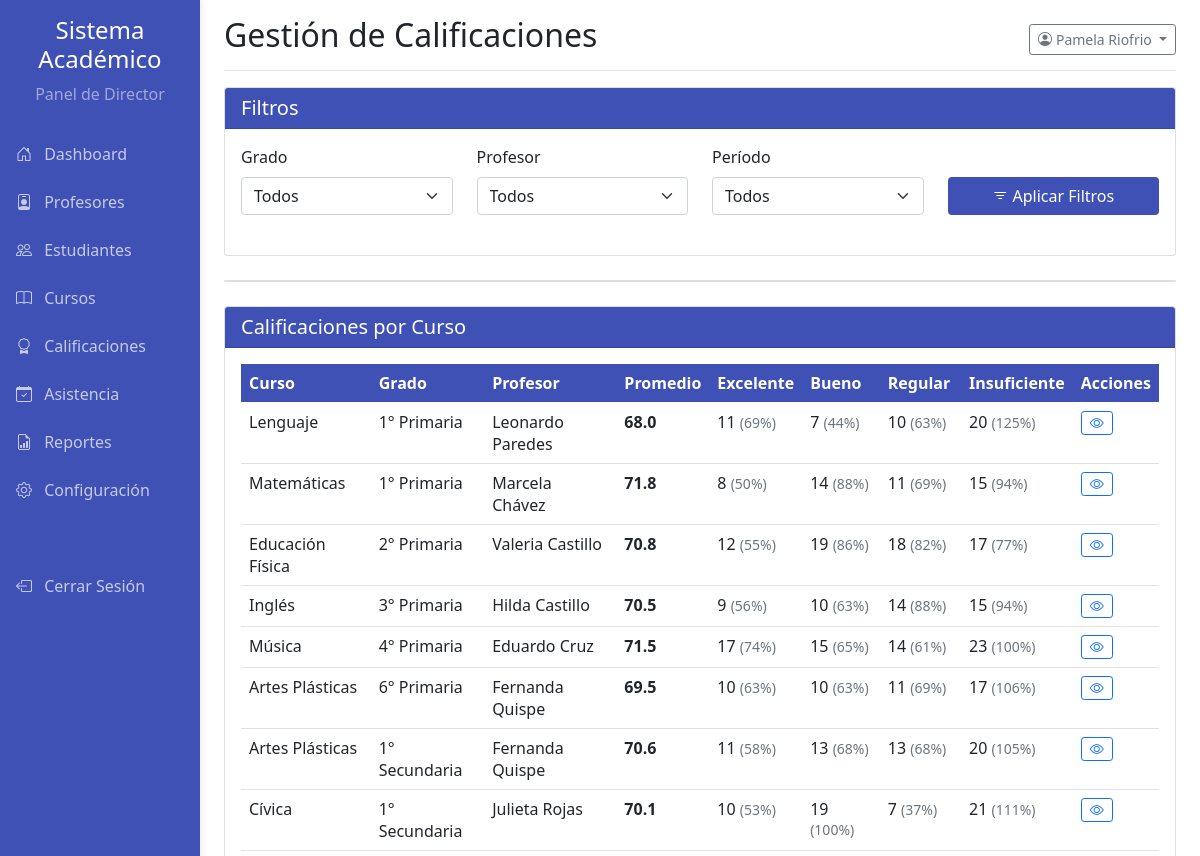
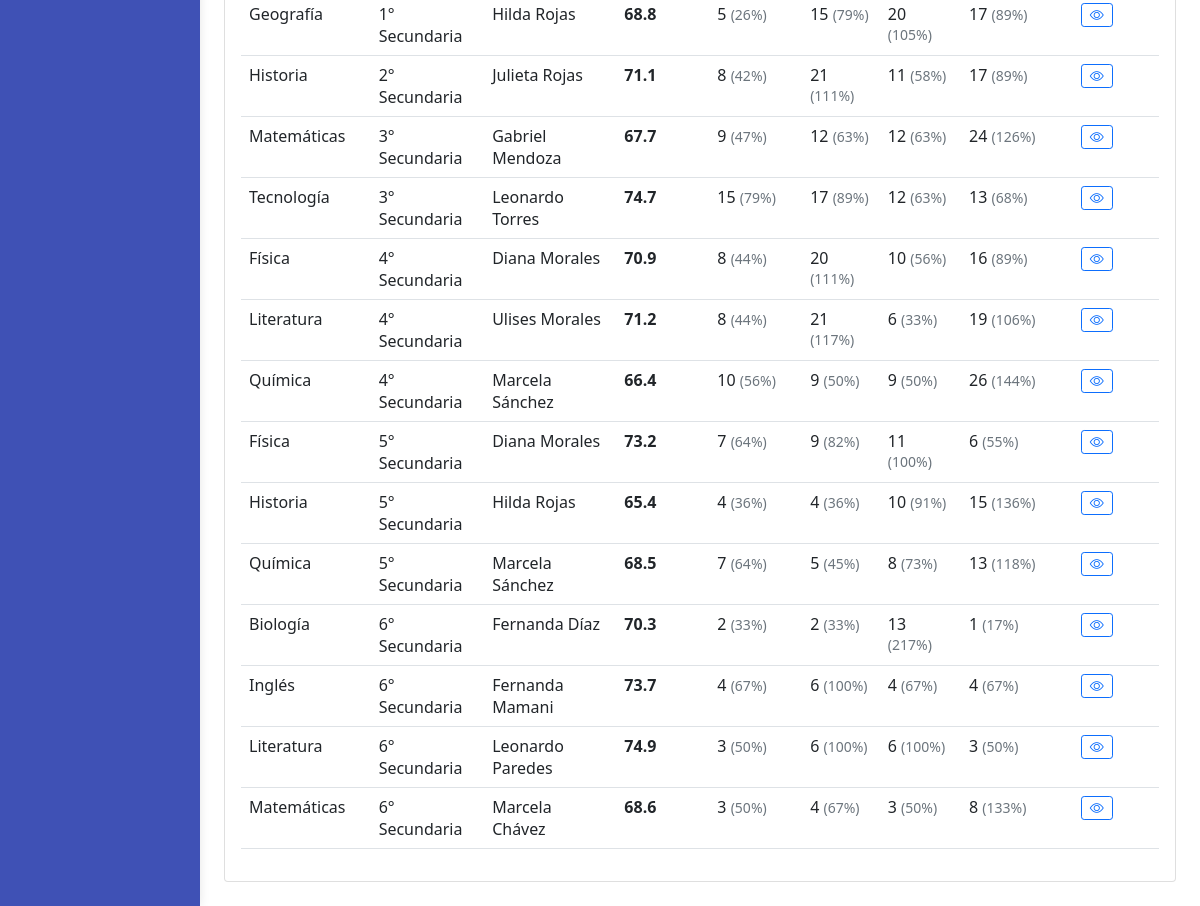
Page /pages/director_calificaciones.php (signed in) on the committed database (2 pictures, top to bottom).
### tables this page shows
CREATE TABLE `usuarios` (
  `id` int(11) NOT NULL,
  `nombre` varchar(100) NOT NULL,
  `apellido` varchar(100) NOT NULL,
  `email` varchar(150) NOT NULL,
  `password` varchar(255) NOT NULL,
  `role_id` int(11) NOT NULL,
  `fecha_creacion` datetime NOT NULL DEFAULT current_timestamp()
);

CREATE TABLE `cursos` (
  `id` int(11) NOT NULL,
  `codigo` varchar(50) NOT NULL,
  `nombre` varchar(150) NOT NULL,
  `grado_id` int(11) NOT NULL,
  `seccion` char(1) NOT NULL,
  `profesor_id` int(11) NOT NULL,
  `materia_id` int(11) NOT NULL,
  `capacidad` int(11) NOT NULL,
  `creditos` int(11) NOT NULL,
  `descripcion` text DEFAULT NULL,
  `fecha_inicio` date DEFAULT NULL,
  `fecha_fin` date DEFAULT NULL,
  `estatus` enum('Activo','Inactivo','Pendiente') NOT NULL DEFAULT 'Activo'
);

CREATE TABLE `materias` (
  `id` int(11) NOT NULL,
  `nombre` varchar(100) NOT NULL
);

CREATE TABLE `grados` (
  `id` int(11) NOT NULL,
  `nombre` varchar(50) NOT NULL,
  `nivel` enum('Primaria','Secundaria') NOT NULL
);

### pages/director_calificaciones.php (the view, shortened to what this page needs)
<?php
require_once '../config.php';
$nombre = '';
$apellido = '';
$resumen_cursos = [];
$stmt_director = $mysqli->prepare("SELECT nombre, apellido FROM usuarios WHERE id = ?");
$stmt_director->bind_param('i', $_SESSION['user_id']);
$stmt_director->execute();
$stmt_director->bind_result($nombre, $apellido);
$where_clauses = [];
$where_sql = count($where_clauses) > 0 ? " WHERE " . implode(" AND ", $where_clauses) : "";
if(!empty($where_sql)){
    $where_sql .= " AND c.estatus = 'Activo'";
} else {
    $where_sql = " WHERE c.estatus = 'Activo'";
}
$sql_resumen_cursos = "
    SELECT
        c.id as curso_id,
        m.nombre AS nombre_curso,
        g.nombre AS nombre_grado,
        CONCAT(u_prof.nombre, ' ', u_prof.apellido) AS nombre_profesor,
        AVG(cal.calificacion) AS promedio,
        SUM(CASE WHEN cal.calificacion >= 90 THEN 1 ELSE 0 END) as excelente_count,
        SUM(CASE WHEN cal.calificacion >= 75 AND calificacion < 90 THEN 1 ELSE 0 END) as bueno_count,
        SUM(CASE WHEN cal.calificacion >= 60 AND calificacion < 75 THEN 1 ELSE 0 END) as regular_count,
        SUM(CASE WHEN cal.calificacion < 60 THEN 1 ELSE 0 END) as insuficiente_count,
        (SELECT COUNT(DISTINCT matricula_id) FROM calificaciones ca JOIN evaluaciones ev ON ca.evaluacion_id = ev.id WHERE ev.curso_id = c.id) as total_estudiantes
    FROM cursos c
    LEFT JOIN grados g ON c.grado_id = g.id
    LEFT JOIN materias m ON c.materia_id = m.id
    LEFT JOIN profesores p ON c.profesor_id = p.id
    LEFT JOIN usuarios u_prof ON p.usuario_id = u_prof.id
    LEFT JOIN evaluaciones ev ON c.id = ev.curso_id
    LEFT JOIN calificaciones cal ON ev.id = cal.evaluacion_id
    $where_sql  -- <<< AQUÍ SE APLICAN LOS FILTROS
    GROUP BY c.id
    ORDER BY g.id, m.nombre
";
$stmt_resumen = $mysqli->prepare($sql_resumen_cursos);
$stmt_resumen->execute();
$result = $stmt_resumen->get_result();
while($row = $result->fetch_assoc()) {
    $resumen_cursos[] = $row;
}
include __DIR__ . '/side_bar_director.php';
?>
<!DOCTYPE html>
<html lang="es">
<head>
    <link href="../css/bootstrap.min.css" rel="stylesheet">
    <link href="../css/academic.css" rel="stylesheet" type="text/css">
    <link rel="stylesheet" href="https://cdn.jsdelivr.net/npm/bootstrap-icons@1.8.1/font/bootstrap-icons.css">
</head>
<body>
    <div class="container-fluid">
        <div class="row">
            <div class="col-md-9 ms-sm-auto col-lg-10 px-md-4">
                <div class="d-flex justify-content-between flex-wrap flex-md-nowrap align-items-center pt-3 pb-2 mb-3 border-bottom">
                    <h1 class="h2">Gestión de Calificaciones</h1>
                    <div class="btn-toolbar mb-2 mb-md-0">
                        <div class="dropdown">
                            <button class="btn btn-sm btn-outline-secondary dropdown-toggle" type="button" data-bs-toggle="dropdown">
                                <i class="bi bi-person-circle me-1"></i><?php echo htmlspecialchars($nombre . ' ' . $apellido); ?>
                            </button>
                        </div>
                    </div>
                </div>
                <div class="card mb-4">
                    <div class="card-header card-header-academic"><h5 class="mb-0 text-white">Filtros</h5></div>
                    <div class="card-body">
                        <form method="GET" action="">
                            <div class="row align-items-end">
                                <div class="col-md-3 mb-2">
                                    <label for="gradeFilter" class="form-label">Grado</label>
                                    <select class="form-select" name="grado">
                                        <option value="">Todos</option>
                                    </select>
                                </div>
                                <div class="col-md-3 mb-2">
                                    <label for="teacherFilter" class="form-label">Profesor</label>
                                    <select class="form-select" name="profesor">
                                        <option value="">Todos</option>
                                    </select>
                                </div>
                                <div class="col-md-3 mb-2">
                                    <label for="periodFilter" class="form-label">Período</label>
                                    <select class="form-select" name="periodo">
                                        <option value="">Todos</option>
                                    </select>
                                </div>
                                <div class="col-md-3 mb-2">
                                    <button type="submit" class="btn btn-academic w-100"><i class="bi bi-filter"></i> Aplicar Filtros</button>
                                </div>
                            </div>
                        </form>
                    </div>
                </div>
                <div class="card mb-4">
                </div>
                <div class="card mb-4">
                    <div class="card-header card-header-academic"><h5 class="mb-0 text-white">Calificaciones por Curso</h5></div>
                    <div class="card-body"><div class="table-responsive">
                        <table class="table table-hover">
                            <thead class="table-academic">
                                <tr><th>Curso</th><th>Grado</th><th>Profesor</th><th>Promedio</th><th>Excelente</th><th>Bueno</th><th>Regular</th><th>Insuficiente</th><th>Acciones</th></tr>
                            </thead>
                            <tbody>
                                <?php if(empty($resumen_cursos)): ?>
                                    <tr><td colspan="9" class="text-center">No se encontraron cursos con los filtros aplicados.</td></tr>
                                <?php else: ?>
                                    <?php foreach($resumen_cursos as $resumen): ?>
                                    <tr>
                                        <td><?php echo htmlspecialchars($resumen['nombre_curso']); ?></td>
                                        <td><?php echo htmlspecialchars($resumen['nombre_grado']); ?></td>
                                        <td><?php echo htmlspecialchars($resumen['nombre_profesor']); ?></td>
                                        <td><strong><?php echo number_format($resumen['promedio'], 1); ?></strong></td>
                                        <td><?php echo $resumen['excelente_count']; ?> <small class="text-muted">(<?php echo ($resumen['total_estudiantes'] > 0) ? round($resumen['excelente_count'] / $resumen['total_estudiantes'] * 100) : 0; ?>%)</small></td>
                                        <td><?php echo $resumen['bueno_count']; ?> <small class="text-muted">(<?php echo ($resumen['total_estudiantes'] > 0) ? round($resumen['bueno_count'] / $resumen['total_estudiantes'] * 100) : 0; ?>%)</small></td>
                                        <td><?php echo $resumen['regular_count']; ?> <small class="text-muted">(<?php echo ($resumen['total_estudiantes'] > 0) ? round($resumen['regular_count'] / $resumen['total_estudiantes'] * 100) : 0; ?>%)</small></td>
                                        <td><?php echo $resumen['insuficiente_count']; ?> <small class="text-muted">(<?php echo ($resumen['total_estudiantes'] > 0) ? round($resumen['insuficiente_count'] / $resumen['total_estudiantes'] * 100) : 0; ?>%)</small></td>
                                        <td><button class="btn btn-sm btn-outline-primary" data-bs-toggle="modal" data-bs-target="#courseDetailModal"><i class="bi bi-eye"></i></button></td>
                                    </tr>
                                    <?php endforeach; ?>
                                <?php endif; ?>
                            </tbody>
                        </table>
                    </div></div>
                </div>
            </div>
        </div>
    </div>
</body>
</html>

### css/academic.css (style rules this page uses)
:root { --academic-primary: #3f51b5; --academic-secondary: #ff4081; --academic-success: #4caf50; --academic-info: #2196f3; --academic-warning: #ff9800; --academic-danger: #f44336; --academic-light: #f5f5f5; --academic-dark: #212121; }
.card-header-academic { background-color: var(--academic-primary); color: white; }
.btn-academic { background-color: var(--academic-primary); color: white; }
.table-academic { background-color: var(--academic-primary); color: white; }

### rows in the picture
usuarios: nombre+apellido "Pamela Riofrio"
cursos: materia.nombre "Lenguaje", grado.nombre "1° Primaria", nombre_profesor "Leonardo Paredes", promedio "68.0", excelente_count "11", total_estudiantes "69", bueno_count "7", total_estudiantes "44", regular_count "10", total_estudiantes "63", insuficiente_count "20", total_estudiantes "125"
cursos: materia.nombre "Matemáticas", grado.nombre "1° Primaria", nombre_profesor "Marcela Chávez", promedio "71.8", excelente_count "8", total_estudiantes "50", bueno_count "14", total_estudiantes "88", regular_count "11", total_estudiantes "69", insuficiente_count "15", total_estudiantes "94"
cursos: materia.nombre "Educación Física", grado.nombre "2° Primaria", nombre_profesor "Valeria Castillo", promedio "70.8", excelente_count "12", total_estudiantes "55", bueno_count "19", total_estudiantes "86", regular_count "18", total_estudiantes "82", insuficiente_count "17", total_estudiantes "77"
cursos: materia.nombre "Inglés", grado.nombre "3° Primaria", nombre_profesor "Hilda Castillo", promedio "70.5", excelente_count "9", total_estudiantes "56", bueno_count "10", total_estudiantes "63", regular_count "14", total_estudiantes "88", insuficiente_count "15", total_estudiantes "94"
cursos: materia.nombre "Música", grado.nombre "4° Primaria", nombre_profesor "Eduardo Cruz", promedio "71.5", excelente_count "17", total_estudiantes "74", bueno_count "15", total_estudiantes "65", regular_count "14", total_estudiantes "61", insuficiente_count "23", total_estudiantes "100"
cursos: materia.nombre "Artes Plásticas", grado.nombre "6° Primaria", nombre_profesor "Fernanda Quispe", promedio "69.5", excelente_count "10", total_estudiantes "63", bueno_count "10", regular_count "11", total_estudiantes "69", insuficiente_count "17", total_estudiantes "106"
cursos: materia.nombre "Artes Plásticas", grado.nombre "1° Secundaria", nombre_profesor "Fernanda Quispe", promedio "70.6", excelente_count "11", total_estudiantes "58", bueno_count "13", total_estudiantes "68", regular_count "13", insuficiente_count "20", total_estudiantes "105"
cursos: materia.nombre "Cívica", grado.nombre "1° Secundaria", nombre_profesor "Julieta Rojas", promedio "70.1", excelente_count "10", total_estudiantes "53", bueno_count "19", total_estudiantes "100", regular_count "7", total_estudiantes "37", insuficiente_count "21", total_estudiantes "111"
cursos: materia.nombre "Geografía", grado.nombre "1° Secundaria", nombre_profesor "Hilda Rojas", promedio "68.8", excelente_count "5", total_estudiantes "26", bueno_count "15", total_estudiantes "79", regular_count "20", total_estudiantes "105", insuficiente_count "17", total_estudiantes "89"
cursos: materia.nombre "Historia", grado.nombre "2° Secundaria", nombre_profesor "Julieta Rojas", promedio "71.1", excelente_count "8", total_estudiantes "42", bueno_count "21", total_estudiantes "111", regular_count "11", total_estudiantes "58", insuficiente_count "17", total_estudiantes "89"
cursos: materia.nombre "Matemáticas", grado.nombre "3° Secundaria", nombre_profesor "Gabriel Mendoza", promedio "67.7", excelente_count "9", total_estudiantes "47", bueno_count "12", total_estudiantes "63", regular_count "12", insuficiente_count "24", total_estudiantes "126"
cursos: materia.nombre "Tecnología", grado.nombre "3° Secundaria", nombre_profesor "Leonardo Torres", promedio "74.7", excelente_count "15", total_estudiantes "79", bueno_count "17", total_estudiantes "89", regular_count "12", total_estudiantes "63", insuficiente_count "13", total_estudiantes "68"
cursos: materia.nombre "Física", grado.nombre "4° Secundaria", nombre_profesor "Diana Morales", promedio "70.9", excelente_count "8", total_estudiantes "44", bueno_count "20", total_estudiantes "111", regular_count "10", total_estudiantes "56", insuficiente_count "16", total_estudiantes "89"
cursos: materia.nombre "Literatura", grado.nombre "4° Secundaria", nombre_profesor "Ulises Morales", promedio "71.2", excelente_count "8", total_estudiantes "44", bueno_count "21", total_estudiantes "117", regular_count "6", total_estudiantes "33", insuficiente_count "19", total_estudiantes "106"
cursos: materia.nombre "Química", grado.nombre "4° Secundaria", nombre_profesor "Marcela Sánchez", promedio "66.4", excelente_count "10", total_estudiantes "56", bueno_count "9", total_estudiantes "50", regular_count "9", insuficiente_count "26", total_estudiantes "144"
cursos: materia.nombre "Física", grado.nombre "5° Secundaria", nombre_profesor "Diana Morales", promedio "73.2", excelente_count "7", total_estudiantes "64", bueno_count "9", total_estudiantes "82", regular_count "11", total_estudiantes "100", insuficiente_count "6", total_estudiantes "55"
cursos: materia.nombre "Historia", grado.nombre "5° Secundaria", nombre_profesor "Hilda Rojas", promedio "65.4", excelente_count "4", total_estudiantes "36", bueno_count "4", regular_count "10", total_estudiantes "91", insuficiente_count "15", total_estudiantes "136"
cursos: materia.nombre "Química", grado.nombre "5° Secundaria", nombre_profesor "Marcela Sánchez", promedio "68.5", excelente_count "7", total_estudiantes "64", bueno_count "5", total_estudiantes "45", regular_count "8", total_estudiantes "73", insuficiente_count "13", total_estudiantes "118"
cursos: materia.nombre "Biología", grado.nombre "6° Secundaria", nombre_profesor "Fernanda Díaz", promedio "70.3", excelente_count "2", total_estudiantes "33", bueno_count "2", regular_count "13", total_estudiantes "217", insuficiente_count "1", total_estudiantes "17"
cursos: materia.nombre "Inglés", grado.nombre "6° Secundaria", nombre_profesor "Fernanda Mamani", promedio "73.7", excelente_count "4", total_estudiantes "67", bueno_count "6", total_estudiantes "100", regular_count "4", insuficiente_count "4"
cursos: materia.nombre "Literatura", grado.nombre "6° Secundaria", nombre_profesor "Leonardo Paredes", promedio "74.9", excelente_count "3", total_estudiantes "50", bueno_count "6", total_estudiantes "100", regular_count "6", insuficiente_count "3"
cursos: materia.nombre "Matemáticas", grado.nombre "6° Secundaria", nombre_profesor "Marcela Chávez", promedio "68.6", excelente_count "3", total_estudiantes "50", bueno_count "4", total_estudiantes "67", regular_count "3", insuficiente_count "8", total_estudiantes "133"
